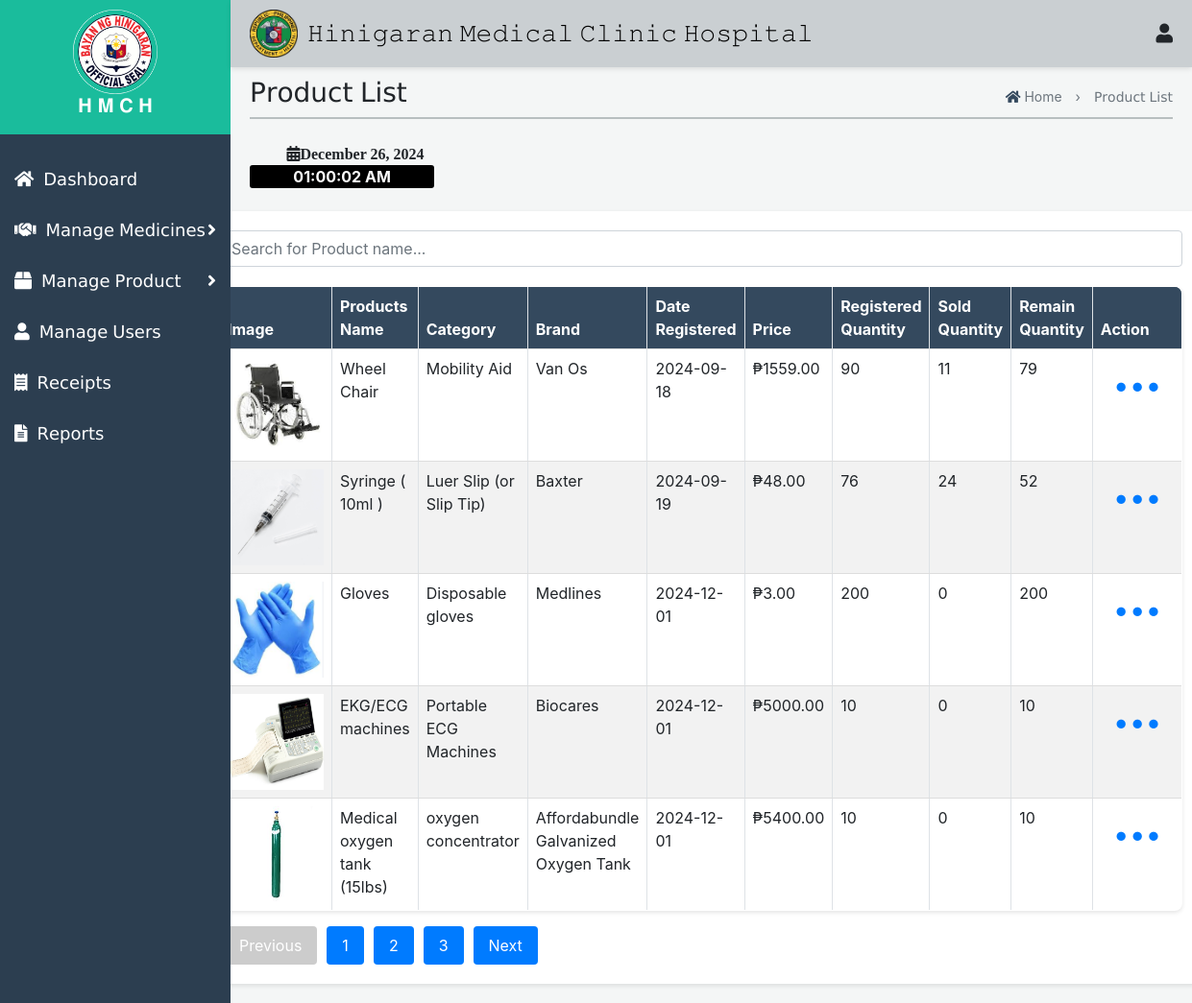
The page /Pharmacy/Product_List.php on the database its author committed.
### tables this page shows
CREATE TABLE `pharmacy_products` (
  `id` int(11) NOT NULL,
  `image` varchar(255) NOT NULL,
  `product` varchar(255) NOT NULL,
  `category` varchar(255) NOT NULL,
  `brand` varchar(255) NOT NULL,
  `date_registered` date NOT NULL,
  `selling_price` decimal(10,2) NOT NULL,
  `registered_quantity` varchar(255) DEFAULT '0',
  `sold_quantity` int(11) DEFAULT 0,
  `remaining_quantity` int(11) GENERATED ALWAYS AS (`registered_quantity` - `sold_quantity`) STORED
);

### Pharmacy/Product_List.php (the view, shortened to what this page needs)
<?php
$servername = "localhost";
$username = "root";
$password = "";
$dbname = "database";
$conn = new mysqli($servername, $username, $password, $dbname);
$records_per_page = 5;
$page = isset($_GET['page']) ? (int)$_GET['page'] : 1;
$start_from = ($page - 1) * $records_per_page;
$sql = "SELECT * FROM pharmacy_products LIMIT $start_from, $records_per_page";
$result = $conn->query($sql);
$total_records_sql = "SELECT COUNT(*) FROM pharmacy_products";
$total_records_result = $conn->query($total_records_sql);
$total_records = $total_records_result->fetch_array()[0];
$total_pages = ceil($total_records / $records_per_page);
?>
<!DOCTYPE html>
<html lang="en">
<head>
    <link rel="stylesheet" href="Med.css">
     <link rel="stylesheet" href="Receipt.css">
    <link href="https://maxcdn.bootstrapcdn.com/bootstrap/4.5.2/css/bootstrap.min.css" rel="stylesheet">
    <link href="https://cdnjs.cloudflare.com/ajax/libs/font-awesome/5.15.4/css/all.min.css" rel="stylesheet">
</head>
<body>
    <div class="top-nav">
    <div class="icon-container">
        <img src="img/Hinigaran.png" alt="Logo">
        <h1>𝙷𝚒𝚗𝚒𝚐𝚊𝚛𝚊𝚗 𝙼𝚎𝚍𝚒𝚌𝚊𝚕 𝙲𝚕𝚒𝚗𝚒𝚌 𝙷𝚘𝚜𝚙𝚒𝚝𝚊𝚕</h1>
    </div>
    <div class="icon-group">
        <div class="user-icon" onclick="toggleUserMenu(event)">
            <i class="fas fa-user"></i>
        </div>
    </div>
</div>
    <div id="mySidenav" class="side-nav">
        <div class="logo-container">
           <img src="img/hini.png" alt="Logo" style="width: 40%;">
            <h2>𝐇 𝐌 𝐂 𝐇</h2>
        </div>
        <a class="nav-link" href="InventoryDashboard1.php">
            <div class="sb-nav-link-content">
                <div class="sb-nav-link-icon"><i class="fas fa-home"></i></div>
                <span>𝖣𝖺𝗌𝗁𝖻𝗈𝖺𝗋𝖽</span>
            </div>
        </a>
        <a class="nav-link collapsed" href="#" data-toggle="collapse" data-target="#collapseMedicines" aria-expanded="false" aria-controls="collapseMedicines">
            <div class="sb-nav-link-content">
                <div class="sb-nav-link-icon"><i class="fas fa-handshake"></i></div>
                <span>𝖬𝖺𝗇𝖺𝗀𝖾 𝖬𝖾𝖽𝗂𝖼𝗂𝗇𝖾𝗌</span>
                <div class="sb-sidenav-collapse-arrow"><i class="fas fa-angle-right"></i></div>
            </div>
        </a>
        <a class="nav-link collapsed" href="#" data-toggle="collapse" data-target="#collapseProducts" aria-expanded="false" aria-controls="collapseProducts">
            <div class="sb-nav-link-content">
                <div class="sb-nav-link-icon"><i class="fas fa-box"></i></div>
                <span>𝖬𝖺𝗇𝖺𝗀𝖾 𝖯𝗋𝗈𝖽𝗎𝖼𝗍</span>
                <div class="sb-sidenav-collapse-arrow"><i class="fas fa-angle-right"></i></div>
            </div>
        </a>
        <a class="nav-link" href="PharmacyUser.php">
            <div class="sb-nav-link-content">
                <div class="sb-nav-link-icon"><i class="fas fa-user"></i></div>
                <span>𝖬𝖺𝗇𝖺𝗀𝖾 𝖴𝗌𝖾𝗋𝗌</span>
            </div>
        </a>
        <a class="nav-link" href="PharmacyReceipts.php">
            <div class="sb-nav-link-content">
                <div class="sb-nav-link-icon"><i class="fas fa-receipt"></i></div>
                <span>𝖱𝖾𝖼𝖾𝗂𝗉𝗍𝗌</span>
            </div>
        </a>
        <a class="nav-link" href="PharmacyReports.php">
            <div class="sb-nav-link-content">
                <div class="sb-nav-link-icon"><i class="fas fa-file-alt report-icon" title="Generate Report"></i></div>
                <span>𝖱𝖾𝗉𝗈𝗋𝗍𝗌</span>
            </div>
        </a>
    </div>
    <div id="mainContent" class="main-content">
       <div class="header-container">
    <h3>𝖯𝗋𝗈𝖽𝗎𝖼𝗍 𝖫𝗂𝗌𝗍</h3>
<div class="haha">
    <p style="text-align: center;">
        <a href="InventoryDashboard1.php" style="text-decoration: none; color: inherit;">
            <i class="fas fa-home" style="color: #34495e;"></i> Home
        </a>
        <span style="margin: 0 10px;">›</span>
        𝖯𝗋𝗈𝖽𝗎𝖼𝗍 𝖫𝗂𝗌𝗍
    </p>
</div>
</div>
<div class="first1" style="opacity: 0.9; border-top: 2px solid #b2babb; margin-top: -20px;"></div><br>
         <section id="datetime">
        <div class="fas fa-calendar-alt" id="current-date" style="font-weight: bold; margin-left: 4%; "></div>
        <div id="current-time" style="font-weight: bold; background-color:black; width: 20%; text-align: center; color: white; border-radius: 3px;"></div>
    </section>
<div class="container mt-4">
    <div class="medicines-content-wrapper" style="width: 112%; margin-left: -67px;">
        <input type="text" id="searchInput" onkeyup="searchMedicine()" placeholder="Search for Product name..." class="form-control mb-3">
    <table id="medicines-table" class="table table-bordered">
        <thead>
            <tr>
                <th>Image</th>
                <th style="width: 15%;">Products Name</th>
                <th>Category</th>
                <th style="width: 9%;">Brand</th>
                <th>Date Registered</th>
                <th>Price</th>
                <th style="width: 9%;">Registered Quantity</th>
                <th style="width: 9%;">Sold Quantity</th>
                <th style="width: 9%;">Remain Quantity</th>
                <th style="width: 9%;">Action</th>
            </tr>
        </thead>
        <tbody>
            <?php if ($result->num_rows > 0): ?>
                <?php while($row = $result->fetch_assoc()): ?>
                    <tr>
                        <td><img src="<?= $row["image"] ?>" alt="Product Image" class="img-fluid" style="max-width: 100px;"></td>
                        <td><?= $row["product"] ?></td>
                        <td><?= $row["category"] ?></td>
                        <td><?= $row["brand"] ?></td>
                        <td><?= $row["date_registered"] ?></td>
                        <td>₱<?= $row["selling_price"] ?></td>
                        <td><?= $row["registered_quantity"] ?></td>
                        <td><?= $row["sold_quantity"] ?></td>
                        <td><?= $row["remaining_quantity"] ?></td>
                        <td>
                            <button class="btn btn-link" type="button" id="dropdownMenuButton" data-toggle="dropdown" aria-haspopup="true" aria-expanded="false" style="text-decoration: none; font-size: 30px">
                                •••
                            </button>
                        </td>
                    </tr>
                <?php endwhile; ?>
            <?php else: ?>
                <tr><td colspan="10">No records found</td></tr>
            <?php endif; ?>
        </tbody>
    </table>
        <div class="pagination">
            <?php if ($page > 1): ?>
                <a href="?page=<?= $page - 1 ?>">Previous</a>
            <?php else: ?>
                <a class="disabled">Previous</a>
            <?php endif; ?>
            <?php for ($i = 1; $i <= $total_pages; $i++): ?>
                <a href="?page=<?= $i ?>"><?= $i ?></a>
            <?php endfor; ?>
            <?php if ($page < $total_pages): ?>
                <a href="?page=<?= $page + 1 ?>">Next</a>
            <?php else: ?>
                <a class="disabled">Next</a>
            <?php endif; ?>
        </div>
</div>
</body>
</html>

### Pharmacy/Med.css (style rules this page uses)
* { margin: 0; padding: 0; box-sizing: border-box; }
body { font-family: Arial, sans-serif; background-color: #f4f6f6; }
.top-nav { display: flex; justify-content: space-between; align-items: center; padding: 10px 20px; box-shadow: 0 2px 5px rgba(0, 0, 0, 0.1); }
.icon-container { position: relative; margin-right: 2%; display: flex; gap: 20px; }
.notification-icon, .user-icon { cursor: pointer; font-size: 24px; }
.side-nav { height: 100%; width: 230px; background-color: #34495e; color: white; position: fixed; top: 0; left: 0; overflow-x: hidden; padding-top: 60px; transition: 0.3s; display: flex; flex-direction: column; }
.main-content { margin-left: 230px; padding: 20px; transition: 0.3s; }
.nav-link { display: flex; align-items: center; padding: 10px 15px; text-decoration: none; color: white; transition: 0.3s; justify-content: space-between; }
.sb-nav-link-content { display: flex; align-items: center; flex: 1; }
.sb-nav-link-icon { margin-right: 10px; }
.sb-sidenav-collapse-arrow { margin-left: auto; }
.top-nav { position: fixed; top: 0; left: 240px; right: 0; background-color: #d0d3d4; padding: 10px; z-index: 1000; }
.top-nav h1 { color: #fff; margin: 0; }
.side-nav { height: 100%; width: 240px; position: fixed; z-index: 1; top: 0; left: 0; background-color: #2c3e50; padding-top: 0; transition: 0.3s; overflow-y: auto; }
.side-nav a { padding: 13px 15px; text-decoration: none; font-size: 18px; color: #fff; display: block; transition: 0.3s; }
.side-nav .sb-sidenav-collapse-arrow { margin-left: auto; color: #fff; }
.logo-container { text-align: center; margin-bottom: 20px; background-color: #1abc9c; padding: 10px; }
.logo-container img { width: 30%; height: auto; }
.logo-container h2 { color: #ffffff; font-size: 20px; transition: font-size 0.3s; }
.main-content { margin-left: 240px; padding: 80px 20px 20px; transition: margin-left 0.3s; }
.header-container { display: flex; justify-content: space-between; align-items: center; margin-bottom: 20px; }
.haha { text-align: right; }
.haha p { margin: 0; font-size: 14px; color: #6c757d; }
#medicines-table { width: 100%; border-collapse: collapse; }
#medicines-table thead { background-color: #34495E; color: white; }
#medicines-table th, #medicines-table td { padding: 8px; text-align: left; border-bottom: 1px solid #ddd; }
#medicines-table img { width: 100px; height: 100px; }
.pagination { margin-top: 10px; text-align: center; }
.pagination a { margin: 0 5px; padding: 8px 16px; text-decoration: none; background-color: #007bff; color: white; border-radius: 4px; }
.pagination a.disabled { background-color: #ccc; pointer-events: none; }
.medicines-content-wrapper { padding: 20px; background-color: #ffffff; border-radius: 8px; box-shadow: 0 2px 5px rgba(0, 0, 0, 0.1); }

### Pharmacy/Product_List.php (style rules this page uses)
body { background-color: #f4f6f6; }

### rows shown on the page
pharmacy_products: image (picture), product "Wheel Chair", category "Mobility Aid", brand "Van Os", date_registered "2024-09-18", selling_price "1559.00", registered_quantity "90", sold_quantity "11", remaining_quantity "79"
pharmacy_products: image (picture), product "Syringe ( 10ml )", category "Luer Slip (or Slip Tip)", brand "Baxter", date_registered "2024-09-19", selling_price "48.00", registered_quantity "76", sold_quantity "24", remaining_quantity "52"
pharmacy_products: image (picture), product "Gloves", category "Disposable gloves", brand "Medlines", date_registered "2024-12-01", selling_price "3.00", registered_quantity "200", sold_quantity "0", remaining_quantity "200"
pharmacy_products: image (picture), product "EKG/ECG machines", category "Portable ECG Machines", brand "Biocares", date_registered "2024-12-01", selling_price "5000.00", registered_quantity "10", sold_quantity "0", remaining_quantity "10"
pharmacy_products: image (picture), product "Medical oxygen tank (15lbs)", category "oxygen concentrator", brand "Affordabundle Galvanized Oxygen Tank", date_registered "2024-12-01", selling_price "5400.00", registered_quantity "10", sold_quantity "0", remaining_quantity "10"
